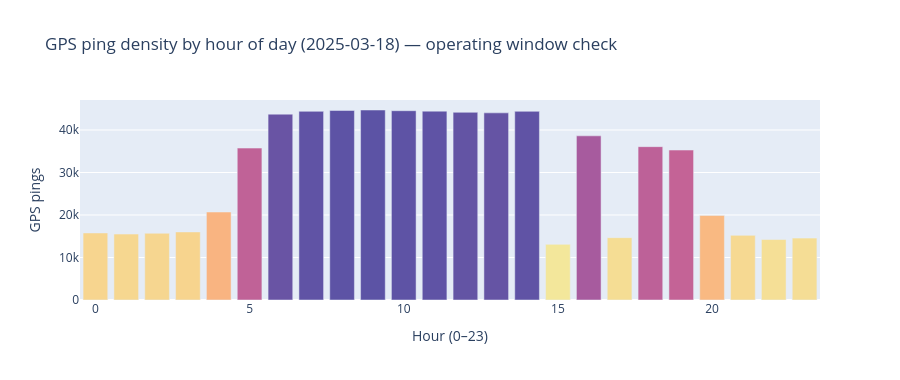

Notebook code for this chart:
### Code cell
# Bus ping density by hour of day — does coverage span operating hours?
hourly = db.query('''
    SELECT EXTRACT(hour FROM datetime) AS hour, COUNT(*) AS pings
    FROM gps_raw
    GROUP BY hour ORDER BY hour
''').to_pandas()
fig = px.bar(
    hourly, x='hour', y='pings',
    title='GPS ping density by hour of day (2025-03-18) — operating window check',
    labels={'hour':'Hour (0–23)', 'pings':'GPS pings'},
    color='pings', color_continuous_scale='Sunset',
)
fig.update_layout(coloraxis_showscale=False, height=380)
fig.show()

### Figure 1 — Plotly figure (JSON) as saved in the notebook; plotly's stock layout.template omitted (floating-point values rounded to 4 significant figures)
{"data": [{"hovertemplate": "Hour (0–23)=%{x}<br>GPS pings=%{marker.color}<extra></extra>", "legendgroup": "", "marker": {"color": [15769, 15513, 15703, 16017, 20704, 35742, 43727, 44393, 44594, 44705, 44539, 44437, 44165, 44035, 44394, 13090, 38628, 14665, 36076, 35280, 19911, 15212, 14228, 14561], "coloraxis": "coloraxis", "pattern": {"shape": ""}}, "name": "", "orientation": "v", "showlegend": false, "textposition": "auto", "type": "bar", "x": [0, 1, 2, 3, 4, 5, 6, 7, 8, 9, 10, 11, 12, 13, 14, 15, 16, 17, 18, 19, 20, 21, 22, 23], "xaxis": "x", "y": [15769, 15513, 15703, 16017, 20704, 35742, 43727, 44393, 44594, 44705, 44539, 44437, 44165, 44035, 44394, 13090, 38628, 14665, 36076, 35280, 19911, 15212, 14228, 14561], "yaxis": "y"}], "layout": {"barmode": "relative", "coloraxis": {"colorbar": {"title": {"text": "GPS pings"}}, "colorscale": [[0.0, "rgb(243, 231, 155)"], [0.1667, "rgb(250, 196, 132)"], [0.3333, "rgb(248, 160, 126)"], [0.5, "rgb(235, 127, 134)"], [0.6667, "rgb(206, 102, 147)"], [0.8333, "rgb(160, 89, 160)"], [1.0, "rgb(92, 83, 165)"]], "showscale": false}, "height": 380, "legend": {"tracegroupgap": 0}, "title": {"text": "GPS ping density by hour of day (2025-03-18) — operating window check"}, "xaxis": {"anchor": "y", "domain": [0.0, 1.0], "title": {"text": "Hour (0–23)"}}, "yaxis": {"anchor": "x", "domain": [0.0, 1.0], "title": {"text": "GPS pings"}}}}
